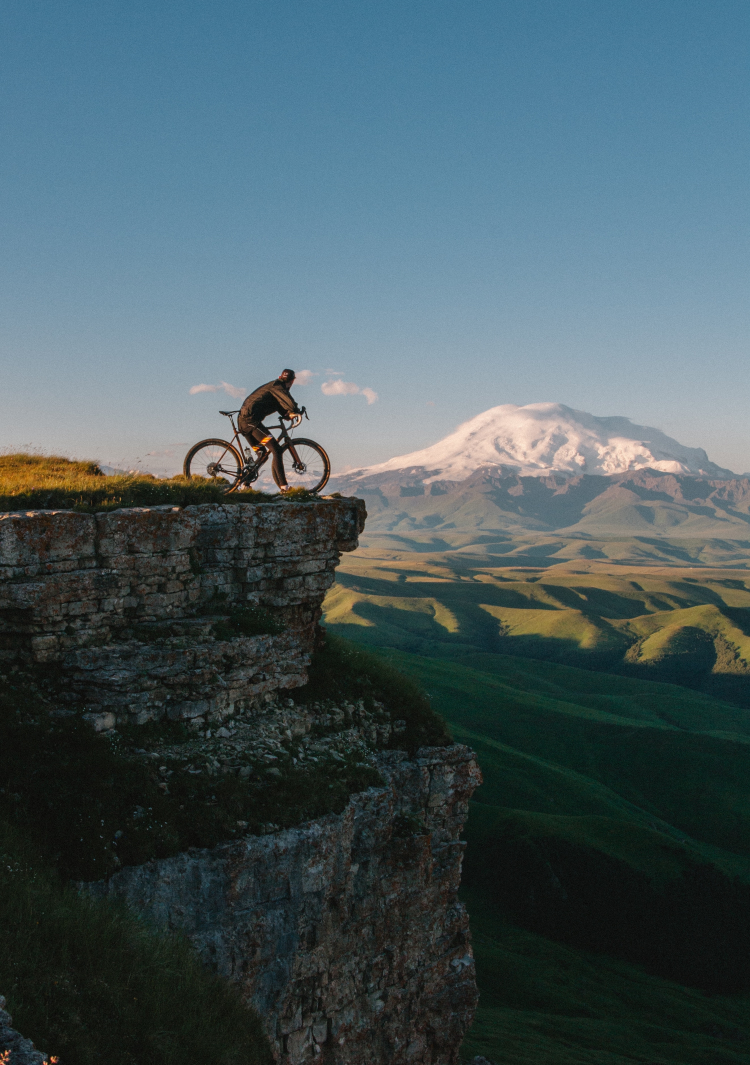
#> input picture img/4.jpg, 3000 x 4260 px (shown at 1/4 size)
$ python rgb_to_gray_m1.py
#> lines starting #> are read from the running program, lines starting #| are printed output that depends on the picture
import cv2
image = cv2.imread('./img/4.jpg')
#> image is the input picture: shape (4260, 3000, 3); mean B, G, R 95.9, 90.2, 72.1
image = cv2.resize(image, (612, 512))
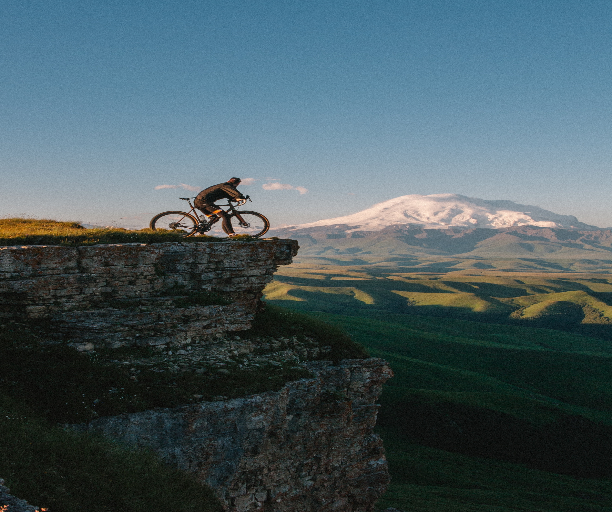
#> image: shape (512, 612, 3); mean B, G, R 95.7, 90, 72
cv2.imshow('Original', image)

gray_image = cv2.cvtColor(image, cv2.COLOR_BGR2GRAY)
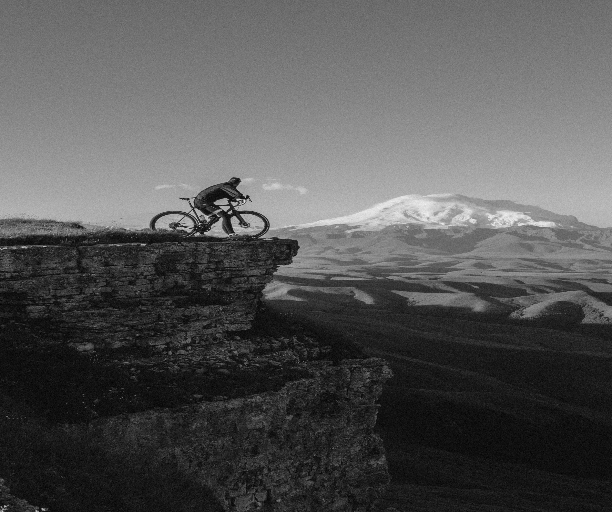
#> gray_image: shape (512, 612); min 1, max 241, mean 85.3
gray_image = cv2.resize(gray_image, (612, 512))
cv2.imshow('Original', image)
cv2.imshow('Grayscale', gray_image)
cv2.waitKey()
cv2.destroyAllWindows()

$ run again, with img/1.jpg copied over img/4.jpg
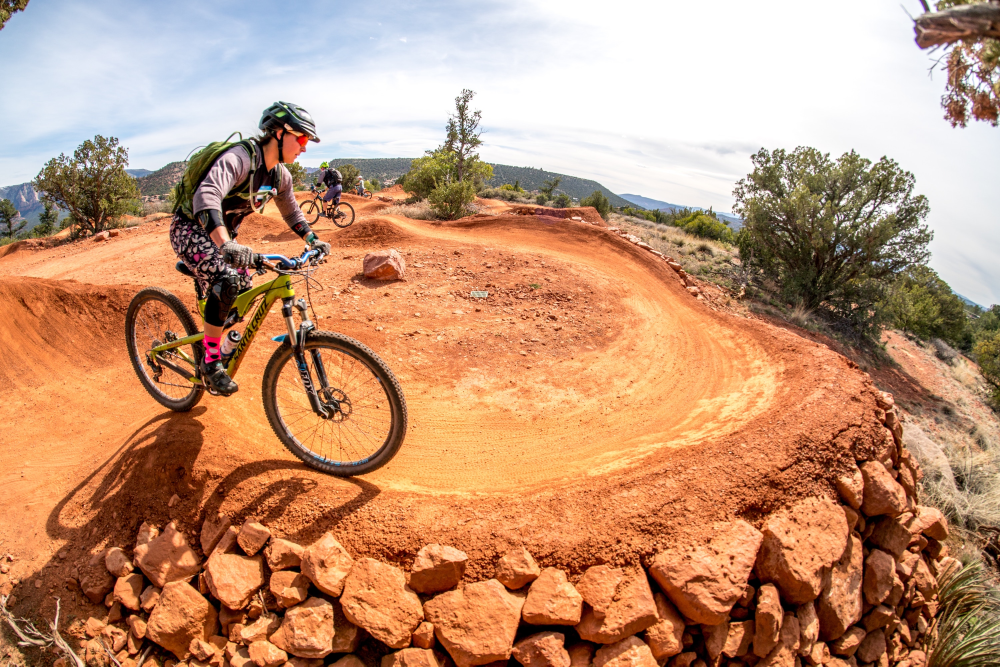
#> input picture img/1.jpg, 3000 x 2000 px (shown at 1/3 size)
#> image is the input picture: shape (2000, 3000, 3); mean B, G, R 117.2, 147.3, 192.5
#> `image = cv2.resize(image, (612, 512))`:
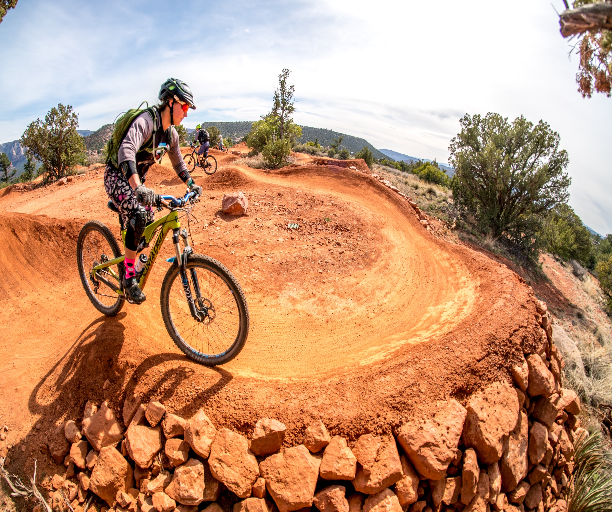
#> image: shape (512, 612, 3); mean B, G, R 117.1, 147.2, 192.4
#> `gray_image = cv2.cvtColor(image, cv2.COLOR_BGR2GRAY)`:
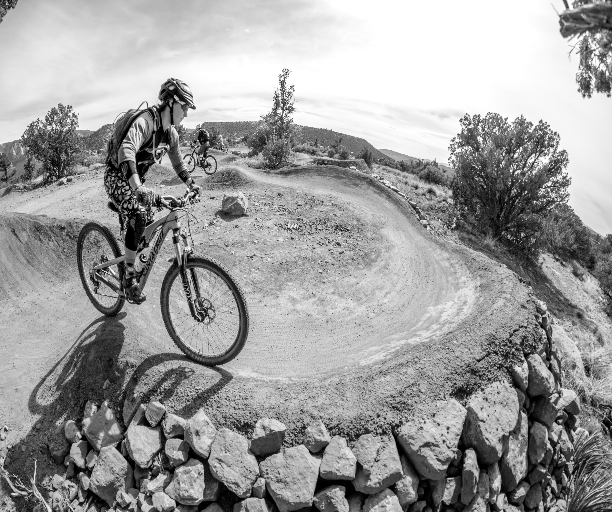
#> gray_image: shape (512, 612); min 0, max 255, mean 157.3

$ run again, with img/2.jpg copied over img/4.jpg
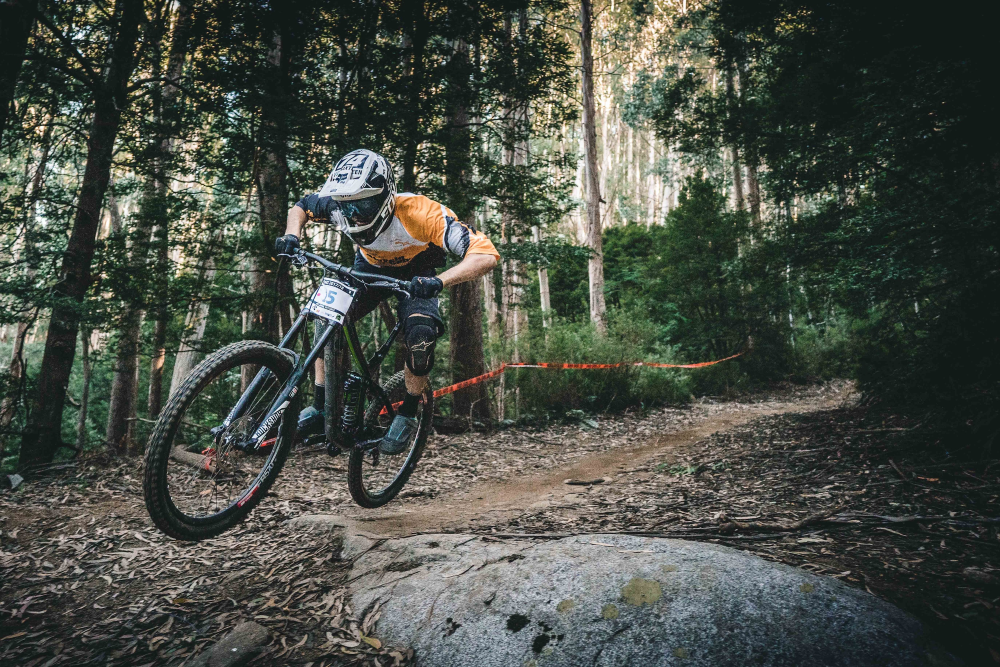
#> input picture img/2.jpg, 3000 x 2001 px (shown at 1/3 size)
#> image is the input picture: shape (2001, 3000, 3); mean B, G, R 69.2, 77.4, 72.2
#> `image = cv2.resize(image, (612, 512))`:
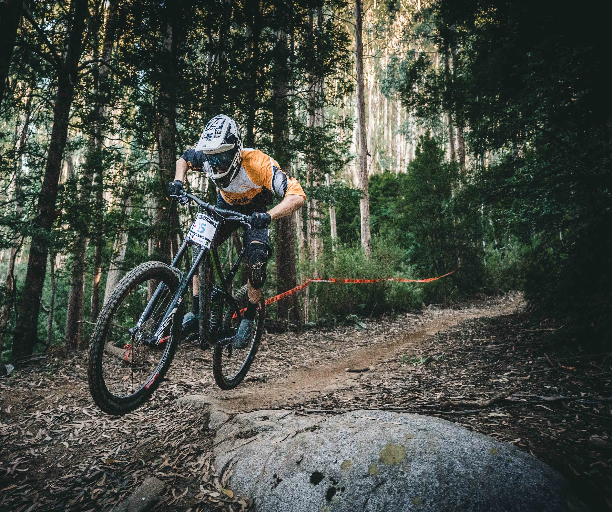
#> image: shape (512, 612, 3); mean B, G, R 69.1, 77.3, 72.1
#> `gray_image = cv2.cvtColor(image, cv2.COLOR_BGR2GRAY)`:
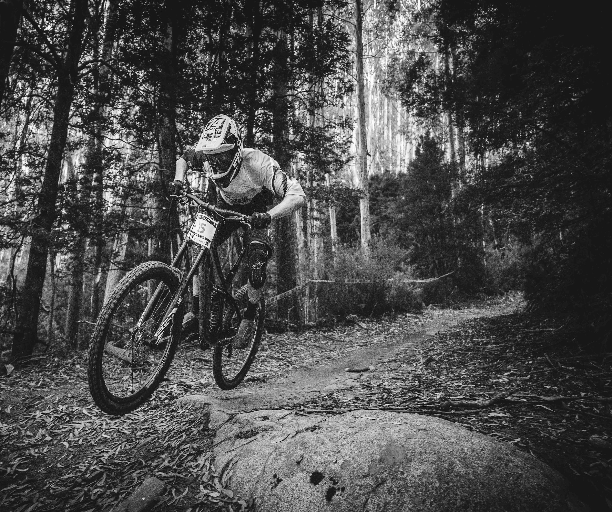
#> gray_image: shape (512, 612); min 1, max 255, mean 74.8

$ run again, with img/3.jpg copied over img/4.jpg
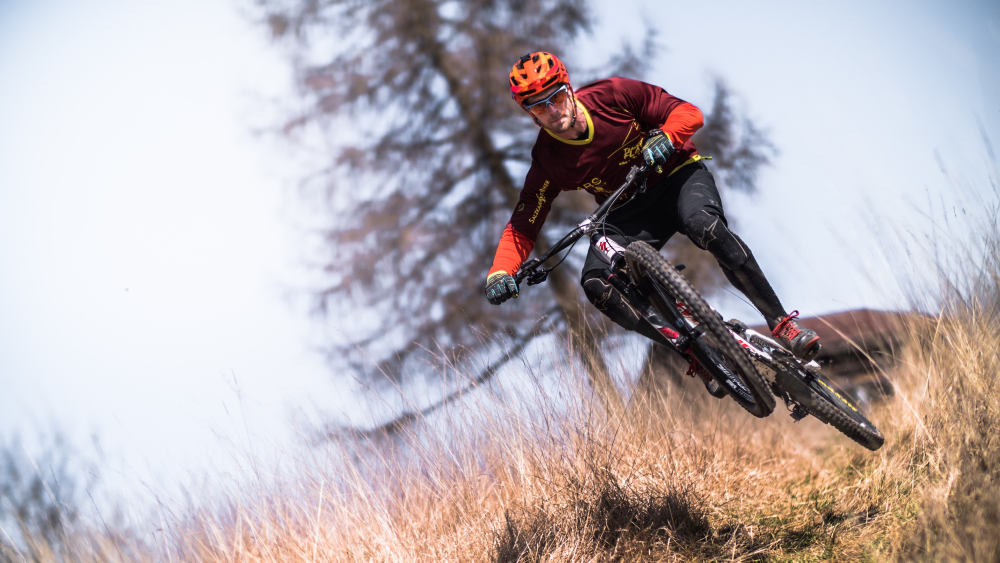
#> input picture img/3.jpg, 3000 x 1688 px (shown at 1/3 size)
#> image is the input picture: shape (1688, 3000, 3); mean B, G, R 180.6, 176.7, 185
#> `image = cv2.resize(image, (612, 512))`:
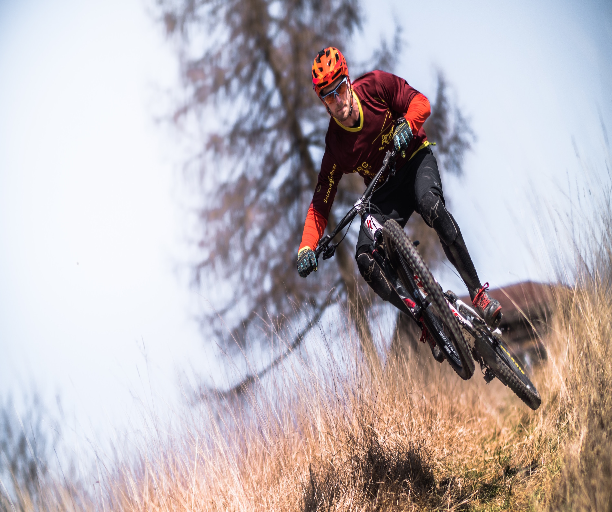
#> image: shape (512, 612, 3); mean B, G, R 180.5, 176.6, 184.9
#> `gray_image = cv2.cvtColor(image, cv2.COLOR_BGR2GRAY)`:
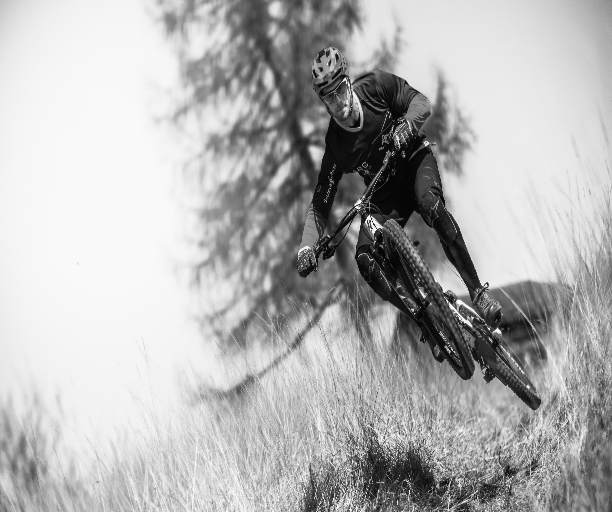
#> gray_image: shape (512, 612); min 2, max 253, mean 179.5
